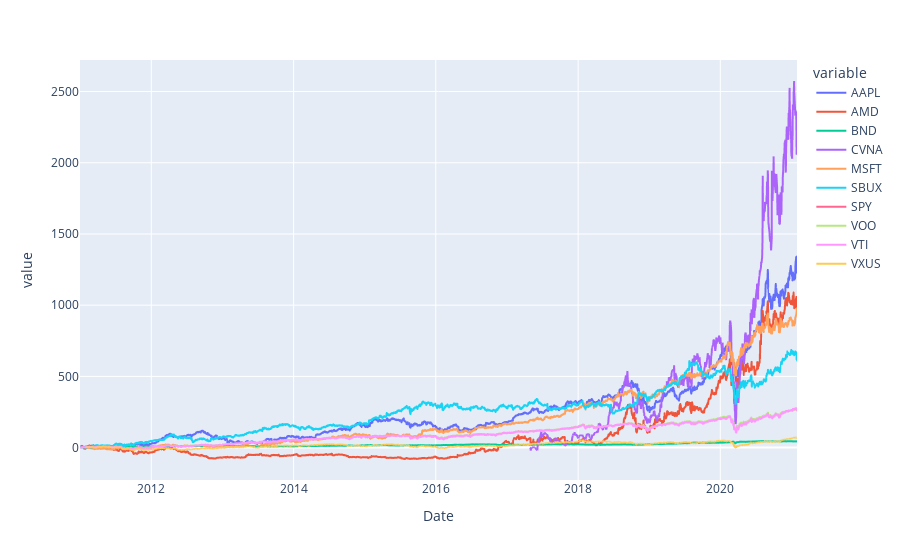

Here is the notebook cell this chart was saved with:
### Code cell
import plotly.express as px 

# Loading the iris dataset 
melted = pd.melt(adj_close, ignore_index = False)

fig = px.line(melted,y="value",  
              color="variable") 
fig.show()

### Figure 1 — Plotly figure (JSON) as saved in the notebook; plotly's stock layout.template omitted (floating-point values rounded to 4 significant figures; data arrays with more than 128 entries replaced by an {"elided": "..."} marker saying what was removed)
{"data": [{"hovertemplate": "variable=AAPL<br>Date=%{x}<br>value=%{y}<extra></extra>", "legendgroup": "AAPL", "line": {"color": "#636efa", "dash": "solid"}, "mode": "lines", "name": "AAPL", "showlegend": true, "type": "scattergl", "x": {"elided": "2537 str values"}, "xaxis": "x", "y": {"elided": "2537 float values"}, "yaxis": "y"}, {"hovertemplate": "variable=AMD<br>Date=%{x}<br>value=%{y}<extra></extra>", "legendgroup": "AMD", "line": {"color": "#EF553B", "dash": "solid"}, "mode": "lines", "name": "AMD", "showlegend": true, "type": "scattergl", "x": {"elided": "2537 str values"}, "xaxis": "x", "y": {"elided": "2537 float values"}, "yaxis": "y"}, {"hovertemplate": "variable=BND<br>Date=%{x}<br>value=%{y}<extra></extra>", "legendgroup": "BND", "line": {"color": "#00cc96", "dash": "solid"}, "mode": "lines", "name": "BND", "showlegend": true, "type": "scattergl", "x": {"elided": "2537 str values"}, "xaxis": "x", "y": {"elided": "2537 float values"}, "yaxis": "y"}, {"hovertemplate": "variable=CVNA<br>Date=%{x}<br>value=%{y}<extra></extra>", "legendgroup": "CVNA", "line": {"color": "#ab63fa", "dash": "solid"}, "mode": "lines", "name": "CVNA", "showlegend": true, "type": "scattergl", "x": {"elided": "2537 str values"}, "xaxis": "x", "y": {"elided": "2537 float values"}, "yaxis": "y"}, {"hovertemplate": "variable=MSFT<br>Date=%{x}<br>value=%{y}<extra></extra>", "legendgroup": "MSFT", "line": {"color": "#FFA15A", "dash": "solid"}, "mode": "lines", "name": "MSFT", "showlegend": true, "type": "scattergl", "x": {"elided": "2537 str values"}, "xaxis": "x", "y": {"elided": "2537 float values"}, "yaxis": "y"}, {"hovertemplate": "variable=SBUX<br>Date=%{x}<br>value=%{y}<extra></extra>", "legendgroup": "SBUX", "line": {"color": "#19d3f3", "dash": "solid"}, "mode": "lines", "name": "SBUX", "showlegend": true, "type": "scattergl", "x": {"elided": "2537 str values"}, "xaxis": "x", "y": {"elided": "2537 float values"}, "yaxis": "y"}, {"hovertemplate": "variable=SPY<br>Date=%{x}<br>value=%{y}<extra></extra>", "legendgroup": "SPY", "line": {"color": "#FF6692", "dash": "solid"}, "mode": "lines", "name": "SPY", "showlegend": true, "type": "scattergl", "x": {"elided": "2537 str values"}, "xaxis": "x", "y": {"elided": "2537 float values"}, "yaxis": "y"}, {"hovertemplate": "variable=VOO<br>Date=%{x}<br>value=%{y}<extra></extra>", "legendgroup": "VOO", "line": {"color": "#B6E880", "dash": "solid"}, "mode": "lines", "name": "VOO", "showlegend": true, "type": "scattergl", "x": {"elided": "2537 str values"}, "xaxis": "x", "y": {"elided": "2537 float values"}, "yaxis": "y"}, {"hovertemplate": "variable=VTI<br>Date=%{x}<br>value=%{y}<extra></extra>", "legendgroup": "VTI", "line": {"color": "#FF97FF", "dash": "solid"}, "mode": "lines", "name": "VTI", "showlegend": true, "type": "scattergl", "x": {"elided": "2537 str values"}, "xaxis": "x", "y": {"elided": "2537 float values"}, "yaxis": "y"}, {"hovertemplate": "variable=VXUS<br>Date=%{x}<br>value=%{y}<extra></extra>", "legendgroup": "VXUS", "line": {"color": "#FECB52", "dash": "solid"}, "mode": "lines", "name": "VXUS", "showlegend": true, "type": "scattergl", "x": {"elided": "2537 str values"}, "xaxis": "x", "y": {"elided": "2537 float values"}, "yaxis": "y"}], "layout": {"legend": {"title": {"text": "variable"}, "tracegroupgap": 0}, "margin": {"t": 60}, "xaxis": {"anchor": "y", "domain": [0, 1], "title": {"text": "Date"}}, "yaxis": {"anchor": "x", "domain": [0, 1], "title": {"text": "value"}}}}
